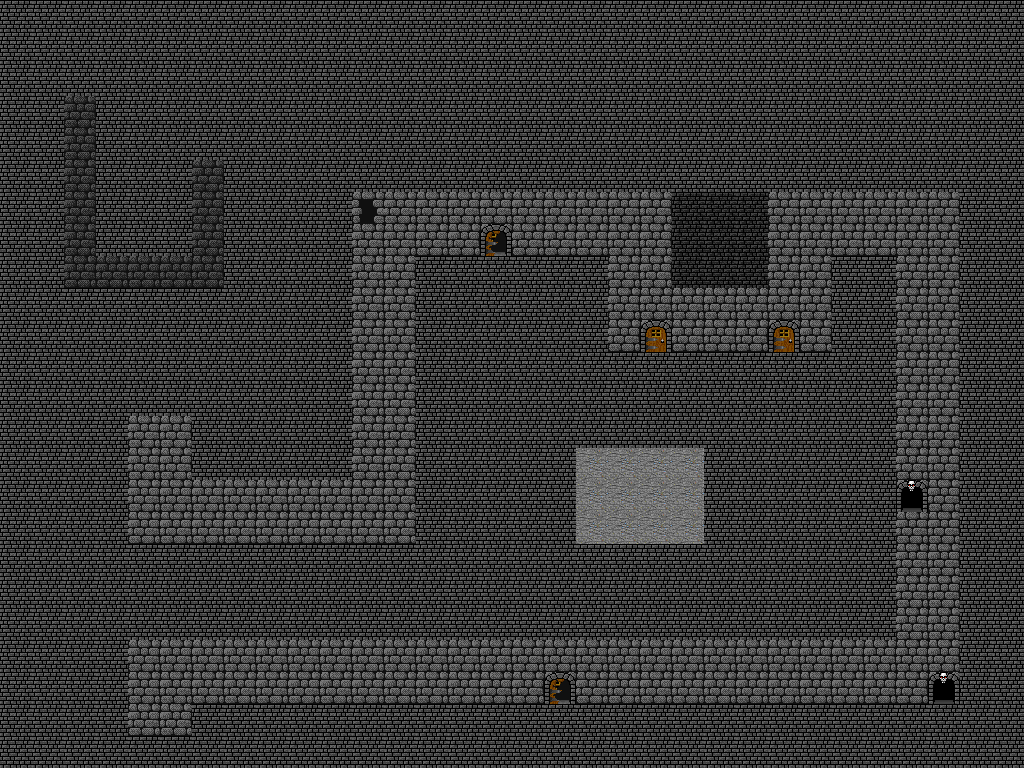

A 2D game scene composited from a Tiled map and its tileset images. What follows is a short description and the map's XML, with every tile layer's data as written:
An orthogonal 32x24 tile map with 32x32 px tiles, 1 tile layer (Capa de Patrones 1) and 11 objects (2x shield, peonS, gruntH, peonV, gruntV, ...).

<map version="1.0" orientation="orthogonal" width="32" height="24" tilewidth="32" tileheight="32">
 <tileset firstgid="1" name="gameplay" tilewidth="32" tileheight="32">
  <image source="../png/gameplay.png" width="1024" height="1024" />
  <tile id="3">
   <properties>
    <property name="solidity" value="" />
   </properties>
  </tile>
  <tile id="4">
   <properties>
    <property name="solidity" value="" />
   </properties>
  </tile>
  <tile id="5">
   <properties>
    <property name="solidity" value="" />
   </properties>
  </tile>
  <tile id="6">
   <properties>
    <property name="solidity" value="" />
   </properties>
  </tile>
  <tile id="7">
   <properties>
    <property name="solidity" value="" />
   </properties>
  </tile>
  <tile id="8">
   <properties>
    <property name="solidity" value="" />
   </properties>
  </tile>
  <tile id="32">
   <properties>
    <property name="solidity" value="" />
   </properties>
  </tile>
  <tile id="33">
   <properties>
    <property name="solidity" value="" />
   </properties>
  </tile>
  <tile id="34">
   <properties>
    <property name="solidity" value="" />
   </properties>
  </tile>
  <tile id="35">
   <properties>
    <property name="solidity" value="" />
   </properties>
  </tile>
  <tile id="37">
   <properties>
    <property name="solidity" value="" />
   </properties>
  </tile>
  <tile id="38">
   <properties>
    <property name="solidity" value="" />
   </properties>
  </tile>
  <tile id="96">
   <properties>
    <property name="solidity" value="" />
   </properties>
  </tile>
  <tile id="97">
   <properties>
    <property name="solidity" value="" />
   </properties>
  </tile>
  <tile id="98">
   <properties>
    <property name="solidity" value="" />
   </properties>
  </tile>
  <tile id="99">
   <properties>
    <property name="solidity" value="" />
   </properties>
  </tile>
  <tile id="100">
   <properties>
    <property name="solidity" value="" />
   </properties>
  </tile>
  <tile id="101">
   <properties>
    <property name="solidity" value="" />
   </properties>
  </tile>
  <tile id="102">
   <properties>
    <property name="solidity" value="" />
   </properties>
  </tile>
  <tile id="103">
   <properties>
    <property name="solidity" value="" />
   </properties>
  </tile>
  <tile id="104">
   <properties>
    <property name="solidity" value="" />
   </properties>
  </tile>
  <tile id="128">
   <properties>
    <property name="solidity" value="" />
   </properties>
  </tile>
  <tile id="289">
   <properties>
    <property name="solidity" value="" />
   </properties>
  </tile>
 </tileset>
 <layer name="Capa de Patrones 1" width="32" height="24">
  <data encoding="csv">
1,1,1,1,1,1,1,1,1,1,1,1,1,1,1,1,1,1,1,1,1,1,1,1,1,1,1,1,1,1,1,1,
1,1,1,1,1,1,1,1,1,1,1,1,1,1,1,1,1,1,1,1,1,1,1,1,1,1,1,1,1,1,1,1,
1,1,1,1,1,1,1,1,1,1,1,1,1,1,1,1,1,1,1,1,1,1,1,1,1,1,1,1,1,1,1,1,
1,1,99,1,1,1,1,1,1,1,1,1,1,1,1,1,1,1,1,1,1,1,1,1,1,1,1,1,1,1,1,1,
1,1,99,1,1,1,1,1,1,1,1,1,1,1,1,1,1,1,1,1,1,1,1,1,1,1,1,1,1,1,1,1,
1,1,99,1,1,1,99,1,1,1,1,1,1,1,1,1,1,1,1,1,1,1,1,1,1,1,1,1,1,1,1,1,
1,1,99,1,1,1,99,1,1,1,1,290,97,97,97,97,97,97,97,97,97,3,3,3,97,97,97,97,97,97,1,1,
1,1,99,1,1,1,99,1,1,1,1,97,97,97,97,102,97,97,97,97,97,3,3,3,97,97,97,97,97,97,1,1,
1,1,99,99,99,99,99,1,1,1,1,97,97,1,1,1,1,1,1,97,97,3,3,3,97,97,1,1,97,97,1,1,
1,1,1,1,1,1,1,1,1,1,1,97,97,1,1,1,1,1,1,97,97,97,97,97,97,97,1,1,97,97,1,1,
1,1,1,1,1,1,1,1,1,1,1,97,97,1,1,1,1,1,1,97,100,97,97,97,100,97,1,1,97,97,1,1,
1,1,1,1,1,1,1,1,1,1,1,97,97,1,1,1,1,1,1,1,1,1,1,1,1,1,1,1,97,97,1,1,
1,1,1,1,1,1,1,1,1,1,1,97,97,1,1,1,1,1,1,1,1,1,1,1,1,1,1,1,97,97,1,1,
1,1,1,1,97,97,1,1,1,1,1,97,97,1,1,1,1,1,1,1,1,1,1,1,1,1,1,1,97,97,1,1,
1,1,1,1,97,97,1,1,1,1,1,97,97,1,1,1,1,1,196,196,196,196,1,1,1,1,1,1,97,97,1,1,
1,1,1,1,97,97,97,97,97,97,97,97,97,1,1,1,1,1,196,196,196,196,1,1,1,1,1,1,104,97,1,1,
1,1,1,1,97,97,97,97,97,97,97,97,97,1,1,1,1,1,196,196,196,196,1,1,1,1,1,1,97,97,1,1,
1,1,1,1,1,1,1,1,1,1,1,1,1,1,1,1,1,1,1,1,1,1,1,1,1,1,1,1,97,97,1,1,
1,1,1,1,1,1,1,1,1,1,1,1,1,1,1,1,1,1,1,1,1,1,1,1,1,1,1,1,97,97,1,1,
1,1,1,1,1,1,1,1,1,1,1,1,1,1,1,1,1,1,1,1,1,1,1,1,1,1,1,1,97,97,1,1,
1,1,1,1,97,97,97,97,97,97,97,97,97,97,97,97,97,97,97,97,97,97,97,97,97,97,97,97,97,97,1,1,
1,1,1,1,97,97,97,97,97,97,97,97,97,97,97,97,97,102,97,97,97,97,97,97,97,97,97,97,97,104,1,1,
1,1,1,1,97,97,1,1,1,1,1,1,1,1,1,1,1,1,1,1,1,1,1,1,1,1,1,1,1,1,1,1,
1,1,1,1,1,1,1,1,1,1,1,1,1,1,1,1,1,1,1,1,1,1,1,1,1,1,1,1,1,1,1,1
</data>
 </layer>
 <objectgroup name="Capa de Objetos 1" width="32" height="24">
  <object name="peonS" x="210" y="433" />
  <object name="gruntH" x="592" y="136" />
  <object name="peonV" x="546" y="436" />
  <object name="gruntV" x="452" y="307" />
  <object name="peonH" x="858" y="607" />
  <object name="gem" x="413" y="730" />
  <object name="boots" x="864" y="293" />
  <object name="shield" x="328" y="298" />
  <object name="shield" x="326" y="319" />
  <object name="coins" x="145" y="209" />
  <object name="player" x="93" y="596" />
 </objectgroup>
</map>